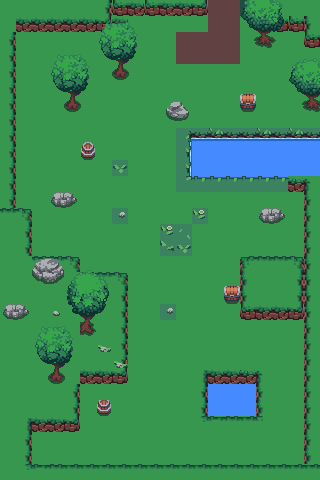

Tiled map render using the project's own tile images. Description and the whole map definition, tile-layer contents included, below:
An orthogonal 20x30 tile map with 16x16 px tiles, 4 tile layers (Background, Items, Obstacle, Trim) and 2 objects (BornPoint, ExitPoint).

<map version="1.10" tiledversion="1.11.0" orientation="orthogonal" renderorder="right-down" width="20" height="30" tilewidth="16" tileheight="16" infinite="0" nextlayerid="15" nextobjectid="6">
 <tileset firstgid="1" source="spr_grass_tileset.tsx" />
 <layer id="1" name="Background" width="20" height="30" locked="1">
  <data encoding="csv">
103,103,103,103,103,103,103,103,103,103,103,103,103,103,103,103,103,103,103,103,
103,103,103,103,103,103,103,103,103,103,103,103,103,103,103,103,103,103,103,103,
103,103,103,103,103,103,103,103,103,103,103,103,103,103,103,103,103,103,103,103,
103,103,103,103,103,103,103,103,103,103,103,103,103,103,103,103,103,103,103,103,
103,103,103,103,103,103,103,103,103,103,103,103,103,103,103,103,103,103,103,103,
103,103,103,103,103,103,103,103,103,103,103,103,103,103,103,103,103,103,103,103,
103,103,103,103,103,103,103,103,103,103,103,103,103,103,103,103,103,103,103,103,
103,103,103,103,103,103,103,103,103,103,103,103,103,103,103,103,103,103,103,103,
103,103,103,103,103,103,103,103,103,103,103,103,103,103,103,103,103,103,103,103,
103,103,103,103,103,103,103,103,103,103,103,103,103,103,103,103,103,103,103,103,
103,103,103,103,103,103,103,103,103,103,103,103,103,103,103,103,103,103,103,103,
103,103,103,103,103,103,103,103,103,103,103,133,103,103,103,103,103,103,103,103,
103,103,103,103,103,103,103,103,103,103,103,103,103,103,103,103,103,103,103,103,
103,103,103,103,103,103,103,103,103,103,103,103,103,103,103,103,103,103,103,103,
103,103,103,103,103,103,103,103,103,103,103,103,103,103,103,103,103,103,103,103,
103,103,103,103,103,103,103,103,103,103,103,103,103,103,103,103,103,103,103,103,
103,103,103,103,103,103,103,103,103,103,103,103,103,103,103,103,103,103,103,103,
103,103,103,103,103,103,103,103,103,103,103,103,103,103,103,103,103,103,103,103,
103,103,103,103,103,103,103,103,103,103,103,103,103,103,103,103,103,103,103,103,
103,103,103,103,103,103,103,103,103,103,103,103,103,103,103,103,103,103,103,103,
103,103,103,103,103,103,103,103,103,103,103,103,103,103,103,103,103,103,103,103,
103,103,103,103,103,103,103,103,103,103,103,103,103,103,103,103,103,103,103,103,
103,103,103,103,103,103,103,103,103,103,103,103,103,103,103,103,103,103,103,103,
103,103,103,103,103,103,103,103,103,103,103,103,103,103,103,103,103,103,103,103,
103,103,103,103,103,103,103,103,103,103,103,103,103,103,103,103,103,103,103,103,
103,103,103,103,103,103,103,103,103,103,103,103,103,103,103,103,103,103,103,103,
103,103,103,103,103,103,103,103,103,103,103,103,103,103,103,103,103,103,103,103,
103,103,103,103,103,103,103,103,103,103,103,103,103,103,103,103,103,103,103,103,
103,103,103,103,103,103,103,103,103,103,103,103,103,103,103,103,103,103,103,103,
103,103,103,103,103,103,103,103,103,103,103,103,103,103,103,103,103,103,103,103
</data>
 </layer>
 <layer id="2" name="Items" width="20" height="30" locked="1">
  <data encoding="csv">
0,0,0,0,0,0,0,0,0,0,0,0,0,0,0,0,0,0,0,0,
0,0,0,0,0,0,0,0,0,0,0,0,0,0,0,0,0,0,0,0,
0,0,0,0,0,0,0,0,0,0,0,0,0,0,0,0,0,0,0,0,
0,0,0,0,0,0,0,0,0,0,0,0,0,0,0,0,0,0,0,0,
0,0,0,0,0,0,0,0,0,0,0,0,0,0,0,0,0,0,0,0,
0,0,0,0,0,0,0,0,0,0,0,0,0,0,0,794,0,0,0,0,
0,0,0,0,0,0,0,0,0,0,0,0,0,0,0,824,0,0,0,0,
0,0,0,0,0,0,0,0,0,0,0,0,0,0,0,0,0,0,0,0,
0,0,0,0,0,793,0,0,0,0,0,0,0,0,0,0,0,0,0,0,
0,0,0,0,0,823,0,0,0,0,0,0,0,0,0,0,0,0,0,0,
0,0,0,0,0,0,0,0,0,0,0,0,0,0,0,0,0,0,0,0,
0,0,0,0,0,0,0,0,0,0,0,0,0,0,0,0,0,0,0,0,
0,0,0,0,0,0,0,0,0,0,0,0,0,0,0,0,0,0,0,0,
0,0,0,0,0,0,0,0,0,0,0,0,0,0,0,0,0,0,0,0,
0,0,0,0,0,0,0,0,0,0,0,0,0,0,0,0,0,0,0,0,
0,0,0,0,0,0,0,0,0,0,0,0,0,0,0,0,0,0,0,0,
0,0,0,0,0,0,0,0,0,0,0,0,0,0,0,0,0,0,0,0,
0,0,0,0,0,0,0,0,0,0,0,0,0,0,794,0,0,0,0,0,
0,0,0,0,0,0,0,0,0,0,0,0,0,0,824,0,0,0,0,0,
0,0,0,0,0,0,0,0,0,0,0,0,0,0,0,0,0,0,0,0,
0,0,0,0,0,0,0,0,0,0,0,0,0,0,0,0,0,0,0,0,
0,0,0,0,0,0,0,0,0,0,0,0,0,0,0,0,0,0,0,0,
0,0,0,0,0,0,0,0,0,0,0,0,0,0,0,0,0,0,0,0,
0,0,0,0,0,0,0,0,0,0,0,0,0,0,0,0,0,0,0,0,
0,0,0,0,0,0,0,0,0,0,0,0,0,0,0,0,0,0,0,0,
0,0,0,0,0,0,823,0,0,0,0,0,0,0,0,0,0,0,0,0,
0,0,0,0,0,0,0,0,0,0,0,0,0,0,0,0,0,0,0,0,
0,0,0,0,0,0,0,0,0,0,0,0,0,0,0,0,0,0,0,0,
0,0,0,0,0,0,0,0,0,0,0,0,0,0,0,0,0,0,0,0,
0,0,0,0,0,0,0,0,0,0,0,0,0,0,0,0,0,0,0,0
</data>
 </layer>
 <layer id="3" name="Obstacle" width="20" height="30">
  <data encoding="csv">
103,0,103,133,134,103,135,162,163,162,163,164,165,0,0,71,71,132,133,133,
103,163,164,163,164,163,165,164,0,0,0,0,0,0,0,0,0,162,162,132,
105,0,0,0,0,0,0,0,0,0,0,0,0,0,0,0,0,0,0,162,
135,0,0,0,0,0,0,0,0,0,0,0,0,0,0,0,0,0,0,0,
105,0,0,0,0,0,0,0,0,0,0,0,0,0,0,0,0,0,0,0,
105,0,0,0,0,0,0,0,0,0,0,0,0,0,0,0,0,0,0,0,
105,0,0,0,0,0,0,0,0,0,0,0,0,0,0,0,0,0,0,0,
105,0,0,0,0,0,0,0,0,0,0,0,0,0,0,0,0,0,0,0,
105,0,0,0,0,0,0,0,0,0,0,377,378,379,380,378,379,378,379,380,
105,0,0,0,0,0,0,0,0,0,0,407,408,409,410,408,409,408,409,410,
105,0,0,0,0,0,0,0,0,0,0,437,438,439,440,438,439,438,439,440,
105,0,0,0,0,0,0,0,0,0,0,467,468,469,468,468,469,468,195,196,
135,0,0,0,0,0,0,0,0,0,0,0,0,0,0,0,0,0,0,226,
74,75,0,0,0,0,0,0,0,0,0,0,0,0,0,0,0,0,0,226,
0,105,0,0,0,0,0,0,0,0,0,0,0,0,0,0,0,0,0,226,
0,135,0,0,0,0,0,0,0,0,0,0,0,0,0,0,0,0,0,226,
0,0,73,74,75,0,0,0,0,0,0,0,0,0,0,72,73,74,75,226,
0,0,0,0,0,73,74,75,0,0,0,0,0,0,0,102,103,104,105,226,
0,0,0,0,0,0,0,105,0,0,0,0,0,0,0,132,133,134,135,226,
0,0,0,0,0,0,0,135,0,0,0,0,0,0,0,162,163,164,165,226,
0,0,0,0,0,0,0,105,0,0,0,0,0,0,0,0,0,0,0,226,
0,0,0,0,0,0,0,135,0,0,0,0,0,0,0,0,0,0,0,226,
0,0,0,0,0,133,134,135,0,0,0,0,0,0,0,0,0,0,0,226,
0,0,0,0,0,163,164,165,0,0,0,0,192,193,194,195,196,0,0,226,
0,0,0,0,105,0,0,0,0,0,0,0,222,408,409,410,226,0,0,226,
0,0,0,0,135,0,0,0,0,0,0,0,252,438,439,440,256,0,0,226,
0,192,193,194,165,0,0,0,0,0,0,0,282,283,284,285,286,0,0,226,
133,105,0,0,0,0,0,0,0,0,0,0,0,0,0,0,0,0,0,226,
133,135,0,0,0,0,0,0,0,0,0,0,0,0,0,0,0,0,0,256,
0,282,283,284,285,285,285,285,285,285,285,285,285,285,285,285,285,285,285,285
</data>
 </layer>
 <layer id="9" name="Trim" width="20" height="30" locked="1">
  <data encoding="csv">
0,0,0,0,0,0,0,0,0,0,0,0,0,461,461,602,603,604,0,0,
0,0,0,0,0,0,575,576,577,0,0,0,0,461,461,632,633,634,0,0,
0,0,0,0,0,0,605,606,607,0,0,461,461,461,461,662,663,664,0,0,
0,0,0,575,576,577,635,636,637,0,0,461,461,461,461,0,0,0,572,573,
0,0,0,605,606,607,665,666,667,0,0,0,0,0,0,0,0,0,602,603,
0,0,0,635,636,637,0,0,0,0,0,0,0,0,0,0,0,0,632,633,
0,0,0,665,666,667,0,0,0,0,727,728,0,0,0,0,0,0,662,663,
0,0,0,0,0,0,0,0,0,0,757,758,0,0,0,0,0,0,0,0,
0,0,0,0,0,0,0,0,0,0,0,0,0,0,0,0,0,0,0,0,
0,0,0,0,0,0,0,0,0,0,0,0,0,0,0,0,0,0,0,0,
0,0,0,0,0,0,0,124,0,0,0,0,0,0,0,0,0,0,0,0,
0,0,0,0,0,0,0,0,0,0,0,0,0,0,0,0,0,0,0,0,
0,0,0,725,726,0,0,0,0,0,0,0,0,0,0,0,0,0,0,0,
0,0,0,0,0,0,0,188,0,0,0,0,404,0,0,0,725,726,0,0,
0,0,0,0,0,0,0,0,0,0,404,405,0,0,0,0,0,0,0,0,
0,0,0,0,0,0,0,0,0,0,434,435,0,0,0,0,0,0,0,0,
0,0,752,753,578,579,580,0,0,0,0,0,0,0,0,0,0,0,0,0,
0,0,782,783,608,609,610,0,0,0,0,0,0,0,0,0,0,0,0,0,
0,0,0,0,638,639,640,0,0,0,0,0,0,0,0,0,0,0,0,0,
725,726,0,693,668,669,670,0,0,0,188,0,0,0,0,0,0,0,0,0,
0,0,575,576,577,699,700,0,0,0,0,0,0,0,0,0,0,0,0,0,
0,0,605,606,607,0,692,0,0,0,0,0,0,0,0,0,0,0,0,0,
0,0,635,636,637,0,0,692,0,0,0,0,0,0,0,0,0,0,0,0,
0,0,665,666,667,0,0,0,0,0,0,0,0,0,0,0,0,0,0,0,
0,0,0,0,0,0,0,0,0,0,0,0,0,0,0,0,0,0,0,0,
0,0,0,0,0,0,0,0,0,0,0,0,0,0,0,0,0,0,0,0,
0,0,0,0,0,0,0,0,0,0,0,0,0,0,0,0,0,0,0,0,
0,0,0,0,0,0,0,0,0,0,0,0,0,0,0,0,0,0,0,0,
0,0,0,0,0,0,0,0,0,0,0,0,0,0,0,0,0,0,0,0,
0,0,0,0,0,0,0,0,0,0,0,0,0,0,0,0,0,0,0,0
</data>
 </layer>
 <objectgroup id="13" name="GameObjects" locked="1">
  <object id="1" name="BornPoint" x="160" y="250" width="30" height="10" />
  <object id="5" name="ExitPoint" x="210" y="0" width="30" height="10" />
 </objectgroup>
</map>
